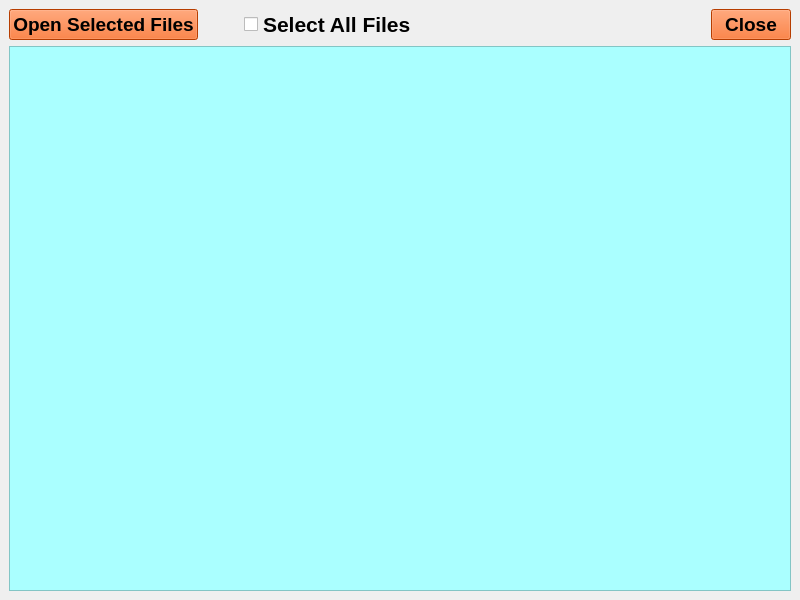
<?xml version="1.0" encoding="UTF-8"?>
<ui version="4.0">
 <class>MainWindow</class>
 <widget class="QMainWindow" name="MainWindow">
  <property name="geometry">
   <rect>
    <x>0</x>
    <y>0</y>
    <width>800</width>
    <height>600</height>
   </rect>
  </property>
  <property name="font">
   <font>
    <family>Arial</family>
    <pointsize>16</pointsize>
    <weight>75</weight>
    <bold>true</bold>
   </font>
  </property>
  <property name="windowTitle">
   <string>Attachments</string>
  </property>
  <widget class="QWidget" name="centralwidget">
   <layout class="QVBoxLayout" name="verticalLayout">
    <item>
     <layout class="QHBoxLayout" name="horizontalLayout">
      <item>
       <widget class="QPushButton" name="btn_open">
        <property name="sizePolicy">
         <sizepolicy hsizetype="Fixed" vsizetype="Fixed">
          <horstretch>0</horstretch>
          <verstretch>0</verstretch>
         </sizepolicy>
        </property>
        <property name="font">
         <font>
          <family>Arial</family>
          <pointsize>14</pointsize>
          <weight>75</weight>
          <italic>false</italic>
          <bold>true</bold>
         </font>
        </property>
        <property name="styleSheet">
         <string notr="true">background-color: rgb(255, 85, 0);</string>
        </property>
        <property name="text">
         <string>Open Selected Files</string>
        </property>
       </widget>
      </item>
      <item>
       <spacer name="horizontalSpacer">
        <property name="orientation">
         <enum>Qt::Horizontal</enum>
        </property>
        <property name="sizeType">
         <enum>QSizePolicy::Fixed</enum>
        </property>
        <property name="sizeHint" stdset="0">
         <size>
          <width>40</width>
          <height>20</height>
         </size>
        </property>
       </spacer>
      </item>
      <item>
       <widget class="QCheckBox" name="checkall">
        <property name="text">
         <string>Select All Files</string>
        </property>
       </widget>
      </item>
      <item>
       <spacer name="horizontalSpacer_2">
        <property name="orientation">
         <enum>Qt::Horizontal</enum>
        </property>
        <property name="sizeHint" stdset="0">
         <size>
          <width>40</width>
          <height>20</height>
         </size>
        </property>
       </spacer>
      </item>
      <item>
       <widget class="QPushButton" name="btn_close">
        <property name="sizePolicy">
         <sizepolicy hsizetype="Fixed" vsizetype="Fixed">
          <horstretch>0</horstretch>
          <verstretch>0</verstretch>
         </sizepolicy>
        </property>
        <property name="font">
         <font>
          <family>Arial</family>
          <pointsize>14</pointsize>
          <weight>75</weight>
          <italic>false</italic>
          <bold>true</bold>
         </font>
        </property>
        <property name="styleSheet">
         <string notr="true">background-color: rgb(255, 85, 0);</string>
        </property>
        <property name="text">
         <string>Close</string>
        </property>
       </widget>
      </item>
     </layout>
    </item>
    <item>
     <widget class="QTableView" name="tableView">
      <property name="sizePolicy">
       <sizepolicy hsizetype="Preferred" vsizetype="Preferred">
        <horstretch>1</horstretch>
        <verstretch>1</verstretch>
       </sizepolicy>
      </property>
      <property name="font">
       <font>
        <family>Arial</family>
        <pointsize>14</pointsize>
        <weight>9</weight>
        <italic>false</italic>
        <bold>false</bold>
       </font>
      </property>
      <property name="styleSheet">
       <string notr="true">background-color: rgb(170, 255, 255);
font: 75 14pt &quot;Arial&quot;;</string>
      </property>
     </widget>
    </item>
   </layout>
  </widget>
 </widget>
 <resources/>
 <connections/>
</ui>
